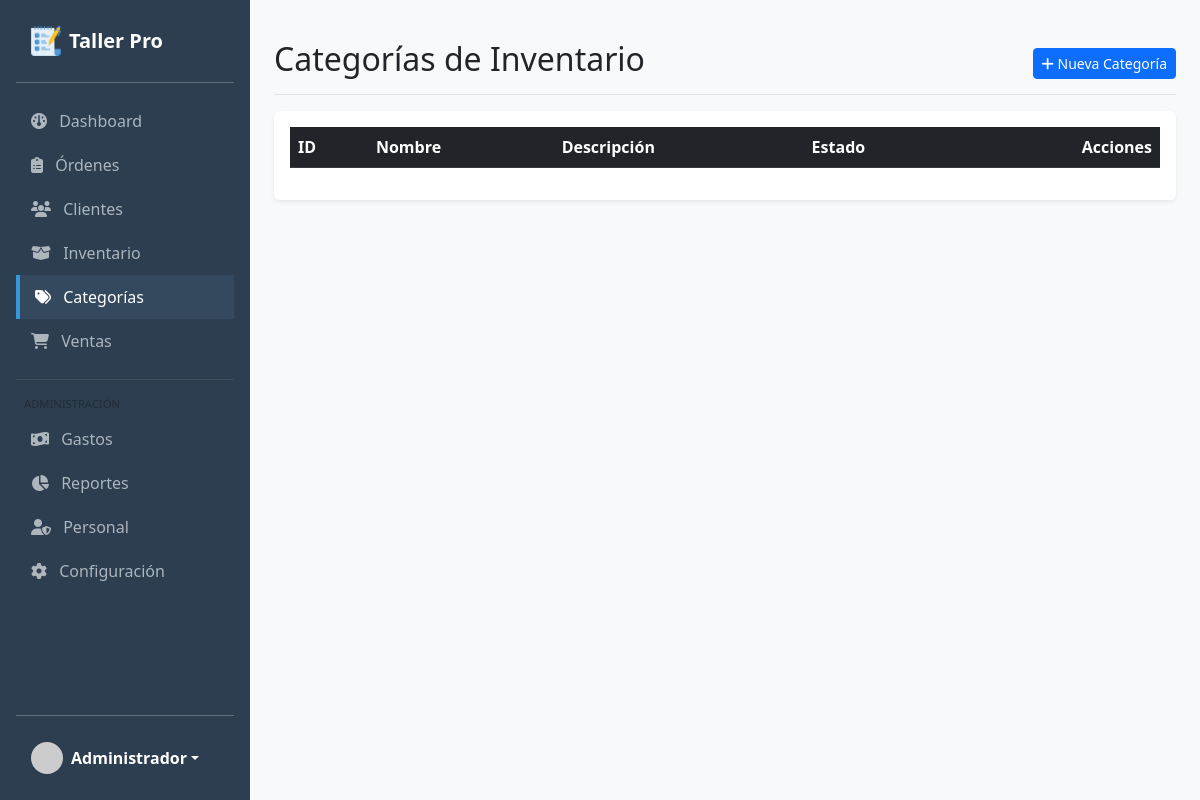
/categorias (signed in), run on an earlier commit of the app's database.
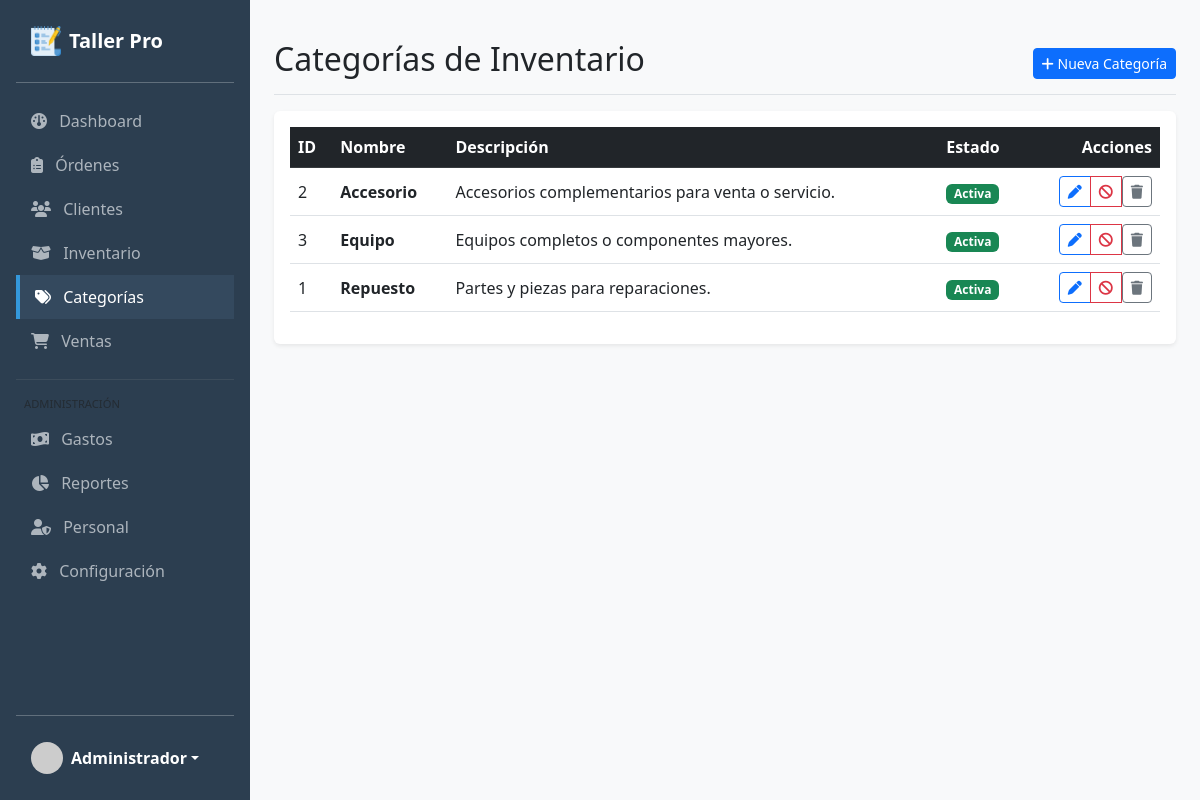
And on a later commit of the database.
### tables this page shows
CREATE TABLE IF NOT EXISTS `configuracion` (
  `id` int NOT NULL AUTO_INCREMENT,
  `nombre_sistema` varchar(100) DEFAULT 'Sistema Taller',
  `moneda` varchar(10) DEFAULT 'PEN',
  `simbolo_moneda` varchar(5) DEFAULT 'S/',
  `impuesto` decimal(5,2) DEFAULT '18.00',
  `telefono` varchar(20) DEFAULT NULL,
  `email` varchar(100) DEFAULT NULL,
  `direccion` text,
  `updated_at` timestamp NULL DEFAULT CURRENT_TIMESTAMP ON UPDATE CURRENT_TIMESTAMP,
  `logo` varchar(100) DEFAULT NULL,
  `terminos_orden` text,
  `mensaje_ticket` varchar(255) DEFAULT '¡Gracias por su preferencia!',
  PRIMARY KEY (`id`)
);

CREATE TABLE IF NOT EXISTS `categorias` (
  `id` int NOT NULL AUTO_INCREMENT,
  `nombre` varchar(100) NOT NULL,
  `descripcion` text,
  `estado` tinyint(1) DEFAULT '1',
  `created_at` timestamp NULL DEFAULT CURRENT_TIMESTAMP,
  PRIMARY KEY (`id`),
  UNIQUE KEY `nombre` (`nombre`)
);

### app/Controllers/CategoriaController.php (called while the page is built, shortened)
<?php
class CategoriaController extends BaseController {
    public function index() {
        $categoriaModel = new Categoria();
        $categorias = $categoriaModel->getAll();
        $this->view('categorias/index', [
            'categorias' => $categorias,
            'titulo' => 'Categorías'
        ]);
    }
}

### public/index.php (called while the page is built, shortened)
<?php
$router = new Router();
$router->get('/login', [AuthController::class, 'login']);
$router->post('/login/auth', [AuthController::class, 'authenticate']);
$router->get('/logout', [AuthController::class, 'logout']);
$router->get('/rastreo', [RastreoController::class, 'index']);
$router->get('/', [DashboardController::class, 'index']);
$router->get('/clientes', [ClienteController::class, 'index']);
$router->get('/clientes/perfil', [ClienteController::class, 'perfil']);
$router->post('/clientes/guardar', [ClienteController::class, 'store']);
$router->post('/clientes/actualizar', [ClienteController::class, 'update']);
$router->post('/clientes/cambiar-estado', [ClienteController::class, 'cambiarEstado']);
$router->get('/categorias', [CategoriaController::class, 'index']);
$router->post('/categorias/guardar', [CategoriaController::class, 'store']);
$router->post('/categorias/actualizar', [CategoriaController::class, 'update']);
$router->post('/categorias/cambiar-estado', [CategoriaController::class, 'cambiarEstado']);
$router->post('/categorias/eliminar', [CategoriaController::class, 'eliminar']);
$router->get('/productos', [ProductoController::class, 'index']);
$router->get('/productos/historial', [ProductoController::class, 'historial']);
$router->post('/productos/guardar', [ProductoController::class, 'store']);
$router->post('/productos/actualizar', [ProductoController::class, 'update']);
$router->post('/productos/cambiar-estado', [ProductoController::class, 'cambiarEstado']);
$router->post('/productos/ajustar', [ProductoController::class, 'ajustar']);
$router->get('/ordenes', [OrdenController::class, 'index']);
$router->get('/ordenes/detalle', [OrdenController::class, 'detalle']);
$router->get('/ordenes/imprimir', [OrdenController::class, 'imprimir']);
$router->get('/ordenes/etiqueta', [OrdenController::class, 'etiqueta']);
$router->get('/ordenes/garantia', [OrdenController::class, 'garantia']);
$router->post('/ordenes/guardar', [OrdenController::class, 'store']);
$router->post('/ordenes/cambiar-estado', [OrdenController::class, 'cambiarEstado']);
$router->post('/ordenes/agregar-repuesto', [OrdenController::class, 'agregarRepuesto']);
$router->post('/ordenes/eliminar-repuesto', [OrdenController::class, 'eliminarRepuesto']);
$router->post('/ordenes/mano-obra', [OrdenController::class, 'actualizarManoObra']);
$router->post('/ordenes/diagnostico', [OrdenController::class, 'guardarDiagnostico']);
$router->get('/ventas', [VentaController::class, 'index']);
$router->get('/ventas/crear', [VentaController::class, 'crear']);
$router->get('/ventas/imprimir', [VentaController::class, 'imprimir']);
$router->post('/ventas/guardar', [VentaController::class, 'store']);
$router->get('/gastos', [GastoController::class, 'index']);
$router->post('/gastos/guardar', [GastoController::class, 'store']);
$router->post('/gastos/eliminar', [GastoController::class, 'eliminar']);
$router->get('/reportes', [ReporteController::class, 'index']);
$router->get('/usuarios', [UsuarioController::class, 'index']);
$router->post('/usuarios/guardar', [UsuarioController::class, 'store']);
$router->post('/usuarios/actualizar', [UsuarioController::class, 'update']);
$router->post('/usuarios/cambiar-estado', [UsuarioController::class, 'cambiarEstado']);
$router->get('/configuracion', [ConfiguracionController::class, 'index']);
$router->post('/configuracion/guardar', [ConfiguracionController::class, 'update']);
$router->get('/configuracion/backup', [ConfiguracionController::class, 'backup']);
$router->run();

### app/Models/BaseModel.php (called while the page is built, shortened)
<?php
class BaseModel {
    public function __construct() {
        $database = new Database();
        $this->db = $database->getConnection();
    }
}

### config/Database.php (called while the page is built, shortened)
<?php
class Database {
    private $host = 'localhost';
    private $db_name = 'taller_db';
    private $username = 'root';
    private $password = '';
    public function getConnection() {
        $this->conn = null;
        try {
            $this->conn = new PDO("mysql:host=" . $this->host . ";dbname=" . $this->db_name, $this->username, $this->password);
            $this->conn->exec("set names utf8mb4");
            $this->conn->setAttribute(PDO::ATTR_ERRMODE, PDO::ERRMODE_EXCEPTION);
        } catch(PDOException $exception) {
            echo "Error de conexión: " . $exception->getMessage();
        }
        return $this->conn;
    }
}

### app/Models/Configuracion.php (called while the page is built, shortened)
<?php
class Configuracion extends BaseModel {
    public function obtenerConfiguracion() {
        try {
            $stmt = $this->db->prepare("SELECT * FROM configuracion LIMIT 1");
            $stmt->execute();
            return $stmt->fetch(PDO::FETCH_OBJ);
        } catch (\Exception $e) {
            return null;
        }
    }
}

### app/Models/Categoria.php (called while the page is built, shortened)
<?php
class Categoria extends BaseModel {
    public function getAll() {
        try {
            $stmt = $this->db->prepare("SELECT * FROM categorias ORDER BY nombre ASC");
            $stmt->execute();
            return $stmt->fetchAll(PDO::FETCH_OBJ);
        } catch (\Exception $e) {
            return [];
        }
    }
}

### app/Views/categorias/index.php (the view, shortened to what this page needs)
<?php require_once __DIR__ . '/../partials/header.php'; ?>
<div class="d-flex justify-content-between flex-wrap flex-md-nowrap align-items-center pt-3 pb-2 mb-3 border-bottom">
    <h1 class="h2">Categorías de Inventario</h1>
    <div class="btn-toolbar mb-2 mb-md-0">
        <button type="button" class="btn btn-sm btn-primary" onclick="abrirModalCrear()">
            <i class="fa-solid fa-plus"></i> Nueva Categoría
        </button>
    </div>
</div>
<div class="card shadow-sm">
    <div class="card-body">
        <div class="table-responsive">
            <table class="table table-hover align-middle" id="datatable">
                <thead class="table-dark">
                    <tr>
                        <th>ID</th>
                        <th>Nombre</th>
                        <th>Descripción</th>
                        <th>Estado</th>
                        <th class="text-end">Acciones</th>
                    </tr>
                </thead>
                <tbody>
                    <?php foreach($categorias as $cat): ?>
                        <tr class="<?php echo ($cat->estado == 0) ? 'table-secondary opacity-75' : ''; ?>">
                            <td><?php echo $cat->id; ?></td>
                            <td><strong><?php echo htmlspecialchars($cat->nombre); ?></strong></td>
                            <td><?php echo htmlspecialchars($cat->descripcion ?? ''); ?></td>
                            <td>
                                <?php if($cat->estado == 1): ?>
                                    <span class="badge bg-success">Activa</span>
                                <?php else: ?>
                                    <span class="badge bg-secondary">Inactiva</span>
                                <?php endif; ?>
                            </td>
                            <td class="text-end">
                                <div class="btn-group">
                                    <button class="btn btn-sm btn-outline-primary" onclick='editarCategoria(<?php echo json_encode($cat); ?>)' title="Editar">
                                        <i class="fa-solid fa-pen"></i>
                                    </button>
                                    <?php if($cat->estado == 1): ?>
                                        <button class="btn btn-sm btn-outline-danger" onclick="cambiarEstado(<?php echo $cat->id; ?>, 0)" title="Desactivar">
                                            <i class="fa-solid fa-ban"></i>
                                        </button>
                                    <?php else: ?>
                                        <button class="btn btn-sm btn-outline-success" onclick="cambiarEstado(<?php echo $cat->id; ?>, 1)" title="Activar">
                                            <i class="fa-solid fa-check"></i>
                                        </button>
                                    <?php endif; ?>
                                    <form action="/categorias/eliminar" method="POST" class="d-inline" onsubmit="return confirm('¿Eliminar esta categoría? Los productos asociados quedarán sin categoría.');">
                                        <button type="submit" class="btn btn-sm btn-outline-secondary" title="Eliminar">
                                            <i class="fa-solid fa-trash"></i>
                                        </button>
                                    </form>
                                </div>
                            </td>
                        </tr>
                    <?php endforeach; ?>
                </tbody>
            </table>
        </div>
    </div>
</div>
<?php require_once __DIR__ . '/../partials/footer.php'; ?>

### app/Router.php (shortened to what this page needs)
<?php
class Router {
    private $routes = [
        'GET' => [],
        'POST' => []
    ];
    public function get($uri, $callback) {
        $this->routes['GET'][$uri] = $callback;
    }
    public function post($uri, $callback) {
        $this->routes['POST'][$uri] = $callback;
    }
    public function run() {
        $uri = $_SERVER['REQUEST_URI'];
        $method = $_SERVER['REQUEST_METHOD'];
        if (isset($this->routes[$method][$uri])) {
            $callback = $this->routes[$method][$uri];
            if (is_array($callback)) {
                $controller = new $callback[0]();
                $methodName = $callback[1];
                $controller->$methodName();
            }
        } else {
            http_response_code(404);
            echo "<h1>Error 404</h1>";
            echo "<p>Página no encontrada.</p>";
        }
    }
}

### app/Controllers/BaseController.php (shortened to what this page needs)
<?php
class BaseController {
    protected $config;
    public function __construct() {
        $configModel = new Configuracion();
        $this->config = $configModel->obtenerConfiguracion();
    }
    protected function view($viewPath, $data = []) {
        extract($data);
        $sistema = $this->config;
        $file = __DIR__ . "/../Views/" . $viewPath . ".php";
        if (file_exists($file)) {
            require_once $file;
        } else {
            die("Error: La vista '$viewPath' no existe.");
        }
    }
}

### app/Views/partials/header.php (shortened to what this page needs)
<!DOCTYPE html>
<html lang="es">
<head>
    <link href="https://cdn.jsdelivr.net/npm/bootstrap@5.3.0/dist/css/bootstrap.min.css" rel="stylesheet">
    <link rel="stylesheet" href="https://cdnjs.cloudflare.com/ajax/libs/font-awesome/6.4.0/css/all.min.css">
    <link rel="stylesheet" href="https://cdn.datatables.net/1.13.4/css/dataTables.bootstrap5.min.css">
    <link rel="stylesheet" href="https://cdn.datatables.net/buttons/2.3.6/css/buttons.bootstrap5.min.css">
    <link href="https://cdn.jsdelivr.net/npm/select2@4.1.0-rc.0/dist/css/select2.min.css" rel="stylesheet" />
    <link rel="stylesheet" href="https://cdn.jsdelivr.net/npm/select2-bootstrap-5-theme@1.3.0/dist/select2-bootstrap-5-theme.min.css" />
</head>
<body>
<div class="d-flex">
    <div class="sidebar d-flex flex-column flex-shrink-0 p-3" style="width: 250px;">
        <a href="/" class="d-flex align-items-center mb-3 mb-md-0 me-md-auto text-white text-decoration-none">
            <?php if(!empty($sistema->logo)): ?>
                <img src="/uploads/logo/<?php echo $sistema->logo; ?>" height="30" class="me-2">
            <?php else: ?>
                <i class="fa-solid fa-screwdriver-wrench me-2"></i>
            <?php endif; ?>
            <span class="fs-5 fw-bold text-truncate"><?php echo substr($sistema->nombre_sistema, 0, 18); ?></span>
        </a>
        <hr>
        <ul class="nav nav-pills flex-column mb-auto">
            <li class="nav-item"><a href="/" class="<?php echo ($_SERVER['REQUEST_URI'] == '/' || $_SERVER['REQUEST_URI'] == '') ? 'active' : ''; ?>"><i class="fa-solid fa-gauge me-2"></i> Dashboard</a></li>
            <li><a href="/ordenes" class="<?php echo (strpos($_SERVER['REQUEST_URI'], '/ordenes') !== false) ? 'active' : ''; ?>"><i class="fa-solid fa-clipboard-list me-2"></i> Órdenes</a></li>
            <li><a href="/clientes" class="<?php echo (strpos($_SERVER['REQUEST_URI'], '/clientes') !== false) ? 'active' : ''; ?>"><i class="fa-solid fa-users me-2"></i> Clientes</a></li>
            <li><a href="/productos" class="<?php echo (strpos($_SERVER['REQUEST_URI'], '/productos') !== false) ? 'active' : ''; ?>"><i class="fa-solid fa-box-open me-2"></i> Inventario</a></li>
            <li><a href="/categorias" class="<?php echo (strpos($_SERVER['REQUEST_URI'], '/categorias') !== false) ? 'active' : ''; ?>"><i class="fa-solid fa-tags me-2"></i> Categorías</a></li>
            <li><a href="/ventas" class="<?php echo (strpos($_SERVER['REQUEST_URI'], '/ventas') !== false) ? 'active' : ''; ?>"><i class="fa-solid fa-cart-shopping me-2"></i> Ventas</a></li>
            <?php if(isset($_SESSION['user_role']) && $_SESSION['user_role'] === 'admin'): ?>
                <hr class="text-secondary">
                <div class="small text-muted text-uppercase mb-1 ms-2" style="font-size:0.7em;">Administración</div>
                <li><a href="/gastos" class="<?php echo (strpos($_SERVER['REQUEST_URI'], '/gastos') !== false) ? 'active' : ''; ?>"><i class="fa-solid fa-money-bill-wave me-2"></i> Gastos</a></li>
                <li><a href="/reportes" class="<?php echo (strpos($_SERVER['REQUEST_URI'], '/reportes') !== false) ? 'active' : ''; ?>"><i class="fa-solid fa-chart-pie me-2"></i> Reportes</a></li>
                <li><a href="/usuarios" class="<?php echo (strpos($_SERVER['REQUEST_URI'], '/usuarios') !== false) ? 'active' : ''; ?>"><i class="fa-solid fa-user-shield me-2"></i> Personal</a></li>
                <li><a href="/configuracion" class="<?php echo (strpos($_SERVER['REQUEST_URI'], '/configuracion') !== false) ? 'active' : ''; ?>"><i class="fa-solid fa-gear me-2"></i> Configuración</a></li>
            <?php endif; ?>
        </ul>
        <hr>
        <div class="dropdown">
            <a href="#" class="d-flex align-items-center text-white text-decoration-none dropdown-toggle" data-bs-toggle="dropdown">
                <img src="https://ui-avatars.com/api/?name=<?php echo urlencode($_SESSION['user_name'] ?? 'Admin'); ?>&background=random" width="32" height="32" class="rounded-circle me-2">
                <strong><?php echo $_SESSION['user_name'] ?? 'Usuario'; ?></strong>
            </a>
        </div>
    </div>
    <div class="container-fluid p-4" style="width: 100%;">

### app/Views/partials/footer.php (shortened to what this page needs)
</div> </div> <script src="https://cdn.jsdelivr.net/npm/bootstrap@5.3.0/dist/js/bootstrap.bundle.min.js"></script>
</body>
</html>

### app/Views/partials/header.php (style rules this page uses)
body { background-color: #f8f9fa; }
.sidebar { min-height: 100vh; background: #2c3e50; color: white; }
.sidebar a { color: #adb5bd; text-decoration: none; padding: 10px 15px; display: block; }
.sidebar a:hover, .sidebar a.active { background: #34495e; color: white; border-left: 4px solid #3498db; }
.card { border: none; box-shadow: 0 0 15px rgba(0,0,0,0.05); }

What changed in the data, as far as the page shows it:
added categorias: id "2", nombre "Accesorio", descripcion "Accesorios complementarios para venta o servicio.", estado "Activa"
added categorias: id "3", nombre "Equipo", descripcion "Equipos completos o componentes mayores.", estado "Activa"
added categorias: id "1", nombre "Repuesto", descripcion "Partes y piezas para reparaciones.", estado "Activa"
